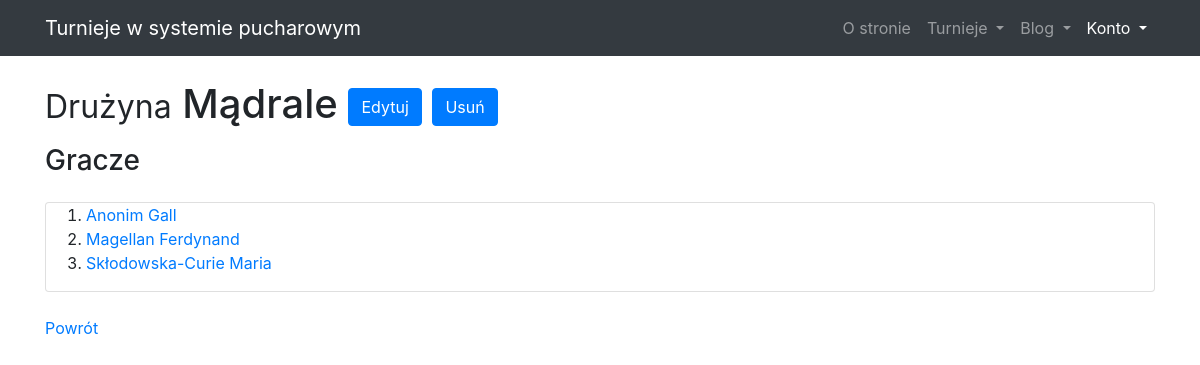
Page /tournaments/team/detail/1/ on the committed database.
### tournaments_app/models/team_model.py (models this page shows, shortened)
class Team(models.Model):
    id = models.AutoField(db_index=True, primary_key=True)
    name = models.CharField(max_length=20)
    def get_players(self):
        return Player.objects.filter(team=self.id)

### tournaments_app/models/player_model.py (models this page shows, shortened)
class Player(models.Model):
    id = models.AutoField(db_index=True, primary_key=True)
    name = models.CharField(max_length=20)
    surname = models.CharField(max_length=20)
    team = models.ForeignKey('tournaments_app.Team',
                             on_delete=models.DO_NOTHING, null=True)

### tournaments_app/views/team_views.py (the view)
class DetailTeamView(DetailView):
    model = Team

### tournaments_app/templates/tournaments_app/team_detail.html (shortened to what this page needs)
{% extends "tournaments_app/base.html" %}
{% block content %}
<article>
    {% if object %}
    <div>
        <h1 class="mt-4 mb-3"><small>Drużyna</small> {{ object.name }}
            <a class="btn btn-primary" href="{% url 'team_update' object.id %}">Edytuj</a>
            <a class="btn btn-primary" href="{% url 'team_delete' object.id %}">Usuń</a>
        </h1>
        <h3>Gracze</h3>
        <div class="card my-4">
            <ol>
                {% for player in object.get_players %}
                <li><a href="{% url 'player_detail' player.pk %}">{{ player.surname }} {{ player.name }}</a></li>
                {% endfor %}
            </ol>
        </div>
    </div>
    {% endif %}
    <a href="{{request.META.HTTP_REFERER}}">Powrót</a>
</article>
{% endblock content %}

### tournaments_app/static/css/modern-business.css (style rules this page uses)
body { padding-top: 56px; }

### rows in the picture
Team: name "Mądrale"
Player: surname "Anonim", name "Gall"
Player: surname "Magellan", name "Ferdynand"
Player: surname "Skłodowska-Curie", name "Maria"
